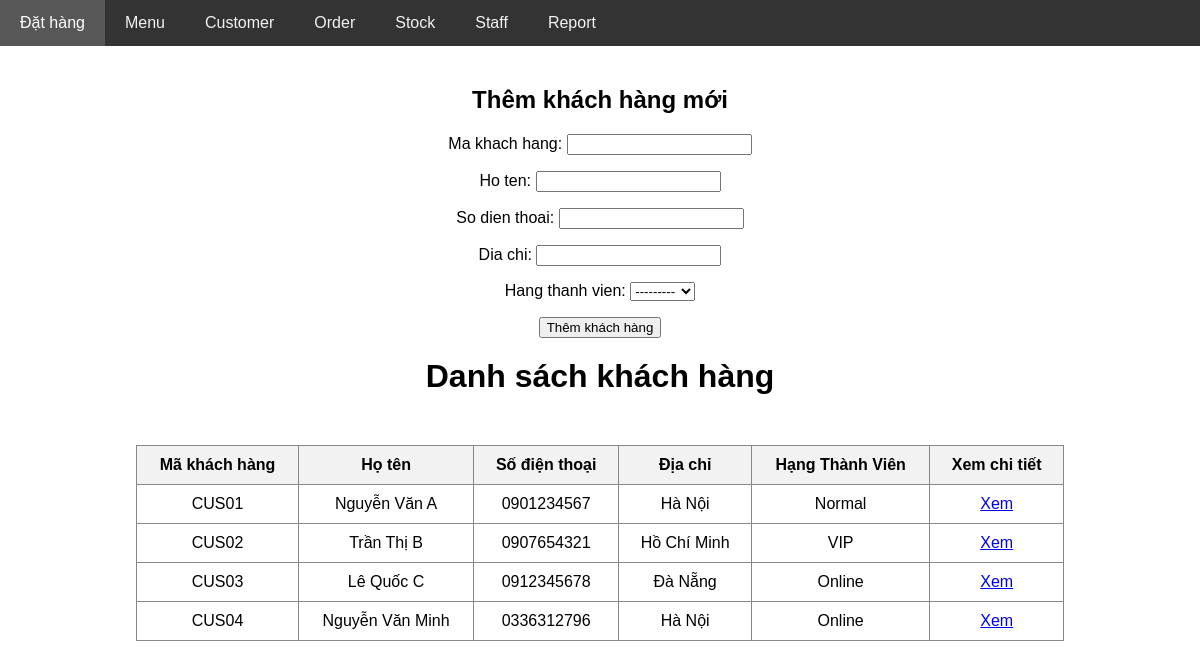
The page /core/customer/ on the database its author committed.
### core/models.py (models this page shows, shortened)
class Customer(models.Model):
    class TypeChoices(models.TextChoices):
        NORMAL = 'Normal'
        VIP = 'VIP'
        ONLINE = 'Online'
    ma_khach_hang = models.CharField(max_length=10, unique=True)
    ho_ten = models.CharField(max_length=200)
    so_dien_thoai = models.CharField(max_length=15)
    dia_chi = models.CharField(max_length=200)
    hang_thanh_vien = models.CharField(max_length=20, choices=TypeChoices.choices)

### core/views.py (the view)
# urls.py: path('customer/', views.show_customer, name='show_customer'),
def show_customer(request):
    if request.method == 'POST':
        form = CustomerForm(request.POST)
        if form.is_valid():
            form.save()
    form = CustomerForm()
    customers = Customer.objects.all()
    return render(request, 'customer/show_customer.html', {
        'customers': customers,
        'CustomerForm': form
    })

### core/forms.py
class CustomerForm(forms.ModelForm):
    class Meta:
        model = Customer
        fields = ['ma_khach_hang', 'ho_ten', 'so_dien_thoai', 'dia_chi', 'hang_thanh_vien']

### core/templates/customer/show_customer.html (shortened to what this page needs)
{% extends 'layout.html' %}
{% block body %}
<div>
    <h2 style="text-align: center;">Thêm khách hàng mới</h2>
    <form method="POST" style="text-align: center;">
        {{ CustomerForm.as_p }}
        <button type="submit">Thêm khách hàng</button>
    </form>
</div>
<h1>Danh sách khách hàng</h1>
<div style="display: flex; justify-content: center; margin-top: 30px;">
    <table border="1" style="text-align: center;">
        <tr>
            <th>Mã khách hàng</th>
            <th>Họ tên</th>
            <th>Số điện thoại</th>
            <th>Địa chỉ</th>
            <th>Hạng Thành Viên</th>
            <th>Xem chi tiết</th>
        </tr>
        {% for customer in customers %}
            <tr>
                <td> {{customer.ma_khach_hang}} </td>
                <td> {{customer.ho_ten}} </td>
                <td> {{customer.so_dien_thoai}} </td>
                <td> {{customer.dia_chi}} </td>
                <td> {{customer.hang_thanh_vien}} </td>
                <td>
                    <a href="{% url 'show_customer_detail' customer.id %}">Xem</a>
                </td>
        {% endfor %}
    </table>
</div>
{% endblock %}

### core/templates/layout.html (style rules this page uses)
body { margin: 0; font-family: Arial, sans-serif; }

### core/templates/customer/show_customer.html (style rules this page uses)
h1 { text-align: center; margin-top: 20px; }
table { border-collapse: collapse; width: 80%; margin: 20px auto; text-align: center; font-size: 16px; }
th, td { padding: 10px 15px; border: 1px solid #888; }
th { background-color: #f2f2f2; }

### rows shown on the page
Customer: ma_khach_hang "CUS01", ho_ten "Nguyễn Văn A", so_dien_thoai "0901234567", dia_chi "Hà Nội", hang_thanh_vien "Normal"
Customer: ma_khach_hang "CUS02", ho_ten "Trần Thị B", so_dien_thoai "0907654321", dia_chi "Hồ Chí Minh", hang_thanh_vien "VIP"
Customer: ma_khach_hang "CUS03", ho_ten "Lê Quốc C", so_dien_thoai "0912345678", dia_chi "Đà Nẵng", hang_thanh_vien "Online"
Customer: ma_khach_hang "CUS04", ho_ten "Nguyễn Văn Minh", so_dien_thoai "0336312796", dia_chi "Hà Nội", hang_thanh_vien "Online"
